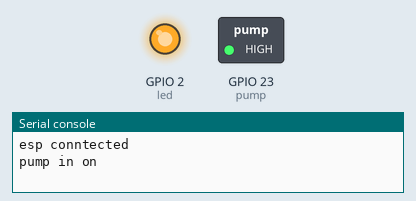
This program was run on a simulated ESP32 board running MicroPython. On the bench: switched loads named in the program (green lamp = pin HIGH), output pins drawn as LEDs (lit = HIGH), the last lines printed to the serial console. At 50.0 s the program stops and its outputs stay as they are.

Above: at 2.5 s.
At 7.5 s:
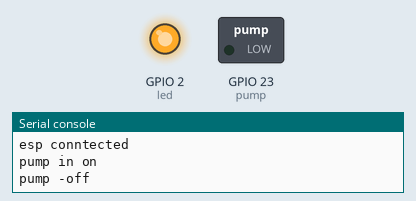
Timing chart, 0 to 11.5 s (numbered marks = the images above):
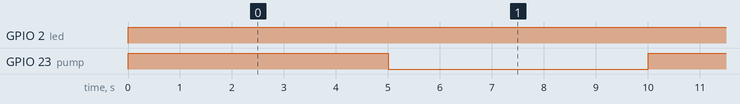

The program:

pump_control_test.py
```python
from machine import *
#from DIYables_MicroPython_Ultrasonic_Sensor import UltrasonicSensor
import time

pump = Pin(23, Pin.OUT, value = 0)
#sensor = UltrasonicSensor(trig_pin = 16, echo_pin = 17)
led = Pin(2, Pin.OUT, value = 0)
button = Pin(33, Pin.IN, Pin.PULL_UP)

def pump_on():
    print("pump in on")
    pump.value(1)
    time.sleep(5)

def pump_off():
    print("pump -off")
    pump.value(0);
    time.sleep(5);

def esp_config():
    led.value(1);
    print("esp conntected")

def button_detect():
    current_state = button.value();
    if current_state != button.value():
        time.sleep(0.05);
        pump_on()
        time.sleep(1);

def sensor_config():
    pass
 #   sensor = set_detection_threshold(40)
  #  sensor.enable_filter(num_samples=20)


def sensor_update():
    #sensor.loop()
    #dist = sensor.get_distance()
    dist = 0
    if dist < 5:
        #turn on all 4 diodes
        print("full tank")
    elif dist < 12:
        #trun on 3 diodes
        print("medium water level")
    else:
        #turn on last diode
        print("lacking water")

esp_config()
sensor_config()

for i in range(1, 6):
    pump_on()
    pump_off()
    #button_detect()
    #sensor_update()
```

Measured:
- by itself, GPIO 2 (led): LOW → HIGH at 0.00 s
- by itself, GPIO 23 (pump): alternates HIGH for 5.0 s and LOW for 5.0 s
